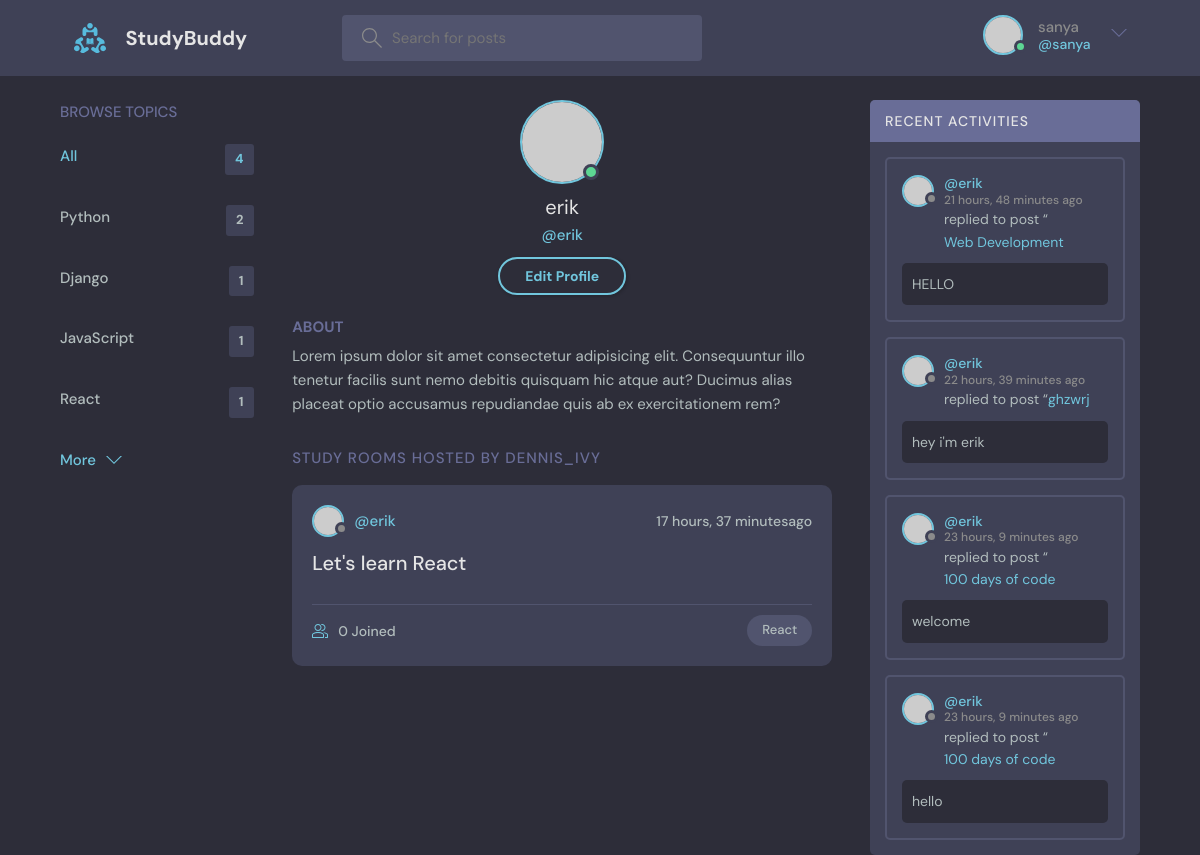
The app's page /profile/3/ (signed in) with its own data.
### base/models.py (models this page shows, shortened)
class Topic(models.Model):
    name = models.CharField(max_length=200)

class Room(models.Model):
    host = models.ForeignKey(User,on_delete = models.SET_NULL,null = True)
    topic = models.ForeignKey(Topic,on_delete = models.SET_NULL,null = True)
    name = models.CharField(max_length=200)
    description = models.TextField(null=True,blank=True)
    participants = models.ManyToManyField(User,related_name='participants',blank=True)
    updated = models.DateTimeField(auto_now=True)
    created = models.DateTimeField(auto_now_add=True)
    class Meta:
        ordering = ['-updated','-created']
    def __str__(self):
        return self.name

class Message(models.Model):
    user = models.ForeignKey(User,on_delete=models.CASCADE)
    room = models.ForeignKey(Room,on_delete = models.CASCADE)
    body = models.TextField()
    updated = models.DateTimeField(auto_now=True)
    created = models.DateTimeField(auto_now_add=True)
    class Meta:
        ordering = ['-updated','-created']

### base/views.py (the view)
# urls.py: path('profile/<str:pk>/',views.userProfile,name="user-profile"),
def userProfile(request,pk):
    user = User.objects.get(id=pk)
    rooms = user.room_set.all()
    room_messages = user.message_set.all()
    topics = Topic.objects.all()
    context={'user':user,'rooms':rooms,'room_messages':room_messages,'topics':topics}
    return render(request,'base/profile.html',context)

### base/templates/base/profile.html
{% extends 'main.html' %}
{% block content %}
  <main class="profile-page layout layout--3">
    <div class="container">
      {% include 'base/topics_components.html' %}
      <div class="roomList">
        <div class="profile">
          <div class="profile__avatar">
            <div class="avatar avatar--large active">
              <img src="https://randomuser.me/api/portraits/men/11.jpg" />
            </div>
          </div>
          <div class="profile__info">
            <h3>{{user.username}}</h3>
            <p>@{{user.username}}</p>
            <a href="edit-user.html" class="btn btn--main btn--pill">Edit Profile</a>
          </div>
          <div class="profile__about">
            <h3>About</h3>
            <p>
              Lorem ipsum dolor sit amet consectetur adipisicing elit. Consequuntur illo tenetur
              facilis sunt nemo debitis quisquam hic atque aut? Ducimus alias placeat optio
              accusamus repudiandae quis ab ex exercitationem rem?
            </p>
          </div>
        </div>
        <div class="roomList__header">
          <div>
            <h2>Study Rooms Hosted by dennis_ivy</a>
            </h2>
          </div>
        </div>
        {% include 'base/feed_component.html' %}
      </div>
      {% include 'base/activity_component.html' %}
    </div>
  </main>
  {% endblock %}

### templates/navbar.html (shortened to what this page needs)
{% load static %}
<header class="header header--loggedIn">
    <div class="container">
      <a href="{% url 'index' %}" class="header__logo">
        <img src="{% static 'images/logo.svg' %}" />
        <h1>StudyBuddy</h1>
      </a>
      <form class="header__search" method="GET" action={% url 'index' %}>
        <label>
          <input name ="q" placeholder="Search for posts" />
        </label>
      <nav class="header__menu">
        {% if request.user.is_authenticated %}
        <div class="header__user">
          <a href="profile.html">
            <div class="avatar avatar--medium active">
              <img src="https://randomuser.me/api/portraits/men/37.jpg" />
            </div>
            <p> {{request.user.username}}<span>@{{request.user.username}}</span></p>
          </a>
          <button class="dropdown-button">
            <svg version="1.1" xmlns="http://www.w3.org/2000/svg" width="32" height="32" viewBox="0 0 32 32">
              <title>chevron-down</title>
              <path d="M16 21l-13-13h-3l16 16 16-16h-3l-13 13z"></path>
            </svg>
          </button>
        </div>
        {% else %}
        <a href="{% url 'login' %}">
          <img src="{% static 'images/avatar.svg'%}"/>
          <p>Login</p>
        </a>
        {% endif %}
      </nav>
    </div>
  </header>

### base/templates/base/topics_components.html (shortened to what this page needs)
<div class="topics">
    <div class="topics__header">
      <h2>Browse Topics</h2>
    </div>
    <ul class="topics__list">
      <li>
        <a href="{% url 'index' %}" class="active">All <span>{{topics.count}}</span></a>
      </li>
      {%for topic in topics%}
      <li>
        <a href="{% url 'index' %}?q={{topic.name}}">{{topic.name}} <span>{{topic.room_set.all.count}}</span></a>
      </li>
      {% endfor %}
    </ul>
    <a class="btn btn--link" href="topics.html">
      More
      <svg
        version="1.1"
        xmlns="http://www.w3.org/2000/svg"
        width="32"
        height="32"
        viewBox="0 0 32 32"
      >
        <title>chevron-down</title>
        <path d="M16 21l-13-13h-3l16 16 16-16h-3l-13 13z"></path>
      </svg>
    </a>
  </div>

### base/templates/base/feed_component.html (shortened to what this page needs)
{% for room in rooms %}
<div class="roomListRoom">
  <div class="roomListRoom__header">
    <a href="{% url 'user-profile' room.host.id %}" class="roomListRoom__author">
      <div class="avatar avatar--small">
        <img src="https://randomuser.me/api/portraits/women/11.jpg" />
      </div>
      <span>@{{room.host.username}}</span>
    </a>
    <div class="roomListRoom__actions">
      <span>{{room.created|timesince}}ago</span>
    </div>
  </div>
  <div class="roomListRoom__content">
    <a href="{% url 'room' room.id %}">{{room.name}}</a>
  </div>
  <div class="roomListRoom__meta">
    <a href="{% url 'room' room.id %}" class="roomListRoom__joined">
      {{room.participants.all.count}} Joined
    </a>
    <p class="roomListRoom__topic">{{room.topic.name}}</p>
  </div>
</div>
{% endfor%}

### base/templates/base/activity_component.html (shortened to what this page needs)
<div class="activities">
    <div class="activities__header">
      <h2>Recent Activities</h2>
    </div>
    {% for message in room_messages %}
    <div class="activities__box">
      <div class="activities__boxHeader roomListRoom__header">
        <a href="{% url 'user-profile' message.user.id %}" class="roomListRoom__author">
          <div class="avatar avatar--small">
            <img src="https://randomuser.me/api/portraits/women/11.jpg" />
          </div>
          <p>
            @{{message.user}}
            <span>{{message.created|timesince}} ago</span>
          </p>
        </a>
      </div>
      <div class="activities__boxContent">
        <p>
          replied to post “<a href="{% url 'room' message.room.id %}">{{message.room}}</a
          >
        </p>
        <div class="activities__boxRoomContent">
         {{message.body}}
        </div>
      </div>
    </div>
    {% endfor %}
  </div>

### records on screen
Topic: name "Python", room_set.all.count "2"
Topic: name "Django", room_set.all.count "1"
Topic: name "JavaScript", room_set.all.count "1"
Topic: name "React", room_set.all.count "1"
Room: host.username "erik", created "17 hours, 37 minutes", name "Let's learn React", participants.all.count "0", topic.name "React"
Message: user "erik", created "21 hours, 48 minutes", room "Web Development", body "HELLO"
Message: user "erik", created "22 hours, 39 minutes", room "ghzwrj", body "hey i'm erik"
Message: user "erik", created "23 hours, 9 minutes", room "100 days of code", body "welcome"
Message: user "erik", created "23 hours, 9 minutes", room "100 days of code", body "hello"

### other values on screen
{{ request.user.username }} "sanya"
{{ topics.count }} "4"
{{ user.username }} "erik"
